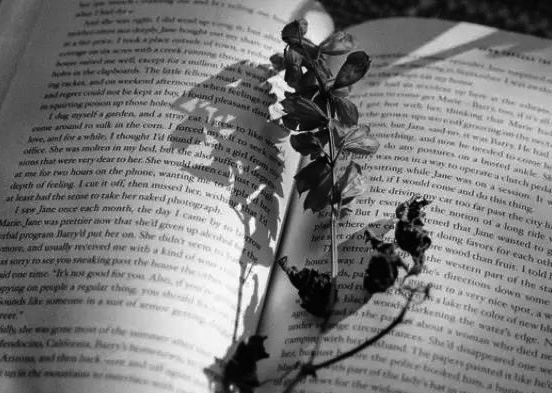
#> input picture opencv/image4.jpg, 552 x 393 px
$ python grayhist.py image4.jpg
#> lines starting #> are read from the running program, lines starting #| are printed output that depends on the picture
#! /usr/bin/env python
# coding:utf-8
import sys
import cv2
import numpy as np
import matplotlib.pyplot as plt
def calcGrayHist(image):
    '''
    输入图片array，返回灰度分布array
    '''
    rows,cols = image.shape
    grayHist = np.zeros([256], np.uint64)
    for r in xrange(rows):
        for c in xrange(cols):
            grayHist[image[r][c]] += 1
    return grayHist

if __name__=='__main__':
    img = cv2.imread(sys.argv[1], 0)
#> img is the input picture: shape (393, 552); min 0, max 255, mean 122
    grayHist = calcGrayHist(img)
#> grayHist = 256 values, max 1972 at index 86, min 5 at index 254, mean 847.4
    x_range = range(256)
    plt.plot(x_range, grayHist, 'r', linewidth=2, c='black')
    #设置坐标轴范围和相关标签
    y_maxValue = np.max(grayHist)
#> y_maxValue = 1972
    plt.axis([0,255,0,y_maxValue])
    plt.xlabel('gray Level')
    plt.ylabel('number of pixels')
    plt.show()
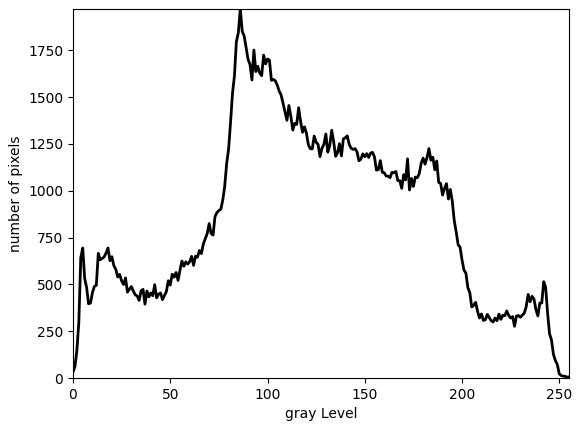
#> figure drawn by matplotlib, 1 panel; curve peaks at x = 86, y = 1972
